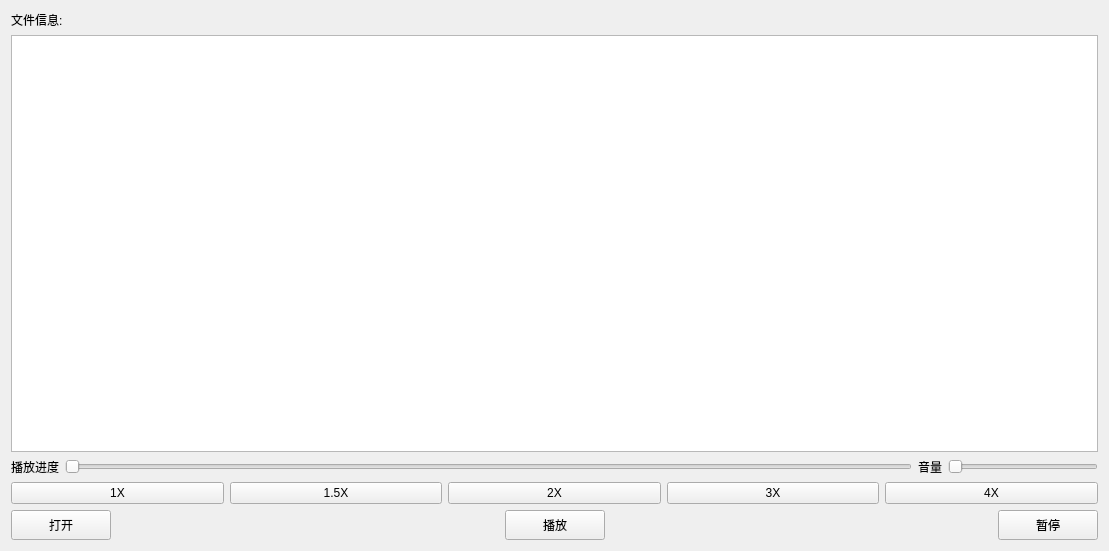
<?xml version="1.0" encoding="UTF-8"?>
<ui version="4.0">
 <class>movie</class>
 <widget class="QWidget" name="movie">
  <property name="geometry">
   <rect>
    <x>0</x>
    <y>0</y>
    <width>1109</width>
    <height>551</height>
   </rect>
  </property>
  <property name="windowTitle">
   <string>Form</string>
  </property>
  <layout class="QVBoxLayout" name="verticalLayout">
   <item>
    <widget class="QLabel" name="label_3">
     <property name="text">
      <string>文件信息:</string>
     </property>
    </widget>
   </item>
   <item>
    <widget class="QTableWidget" name="tableWidget"/>
   </item>
   <item>
    <layout class="QHBoxLayout" name="horizontalLayout_2">
     <item>
      <widget class="QLabel" name="label_2">
       <property name="text">
        <string>播放进度</string>
       </property>
      </widget>
     </item>
     <item>
      <widget class="QSlider" name="horizontalSlider">
       <property name="orientation">
        <enum>Qt::Horizontal</enum>
       </property>
      </widget>
     </item>
     <item>
      <widget class="QLabel" name="label">
       <property name="text">
        <string>音量</string>
       </property>
      </widget>
     </item>
     <item>
      <widget class="QSlider" name="horizontalSlider_2">
       <property name="maximumSize">
        <size>
         <width>150</width>
         <height>16777215</height>
        </size>
       </property>
       <property name="orientation">
        <enum>Qt::Horizontal</enum>
       </property>
      </widget>
     </item>
    </layout>
   </item>
   <item>
    <layout class="QHBoxLayout" name="horizontalLayout_3">
     <item>
      <widget class="QPushButton" name="pushButton_6">
       <property name="text">
        <string>1X</string>
       </property>
      </widget>
     </item>
     <item>
      <widget class="QPushButton" name="pushButton_7">
       <property name="text">
        <string>1.5X</string>
       </property>
      </widget>
     </item>
     <item>
      <widget class="QPushButton" name="pushButton_4">
       <property name="text">
        <string>2X</string>
       </property>
      </widget>
     </item>
     <item>
      <widget class="QPushButton" name="pushButton_8">
       <property name="text">
        <string>3X</string>
       </property>
      </widget>
     </item>
     <item>
      <widget class="QPushButton" name="pushButton_5">
       <property name="text">
        <string>4X</string>
       </property>
      </widget>
     </item>
    </layout>
   </item>
   <item>
    <layout class="QHBoxLayout" name="horizontalLayout">
     <item>
      <widget class="QPushButton" name="pushButton">
       <property name="minimumSize">
        <size>
         <width>100</width>
         <height>30</height>
        </size>
       </property>
       <property name="text">
        <string>打开</string>
       </property>
      </widget>
     </item>
     <item>
      <spacer name="horizontalSpacer">
       <property name="orientation">
        <enum>Qt::Horizontal</enum>
       </property>
       <property name="sizeHint" stdset="0">
        <size>
         <width>40</width>
         <height>20</height>
        </size>
       </property>
      </spacer>
     </item>
     <item>
      <widget class="QPushButton" name="pushButton_2">
       <property name="minimumSize">
        <size>
         <width>100</width>
         <height>30</height>
        </size>
       </property>
       <property name="text">
        <string>播放</string>
       </property>
      </widget>
     </item>
     <item>
      <spacer name="horizontalSpacer_2">
       <property name="orientation">
        <enum>Qt::Horizontal</enum>
       </property>
       <property name="sizeHint" stdset="0">
        <size>
         <width>40</width>
         <height>20</height>
        </size>
       </property>
      </spacer>
     </item>
     <item>
      <widget class="QPushButton" name="pushButton_3">
       <property name="minimumSize">
        <size>
         <width>100</width>
         <height>30</height>
        </size>
       </property>
       <property name="text">
        <string>暂停</string>
       </property>
      </widget>
     </item>
    </layout>
   </item>
  </layout>
 </widget>
 <resources/>
 <connections/>
</ui>
